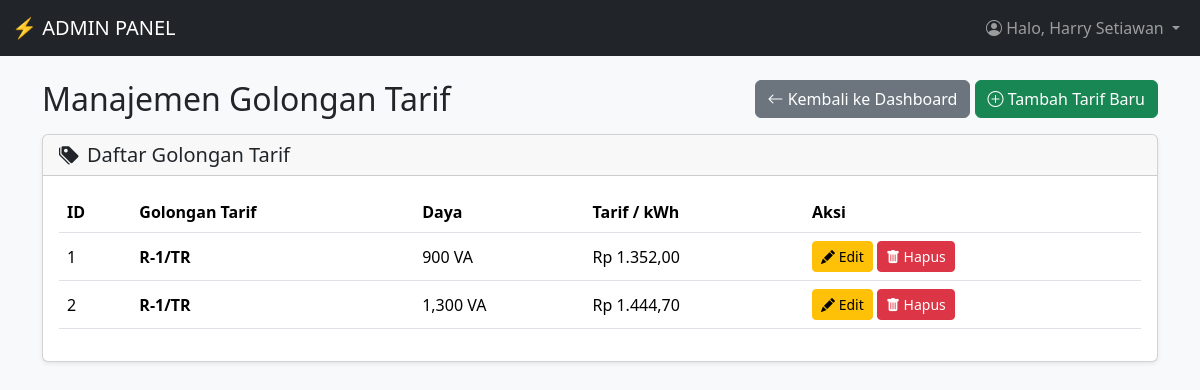
The page /admin/tarif.php (signed in) on the database as committed earlier.
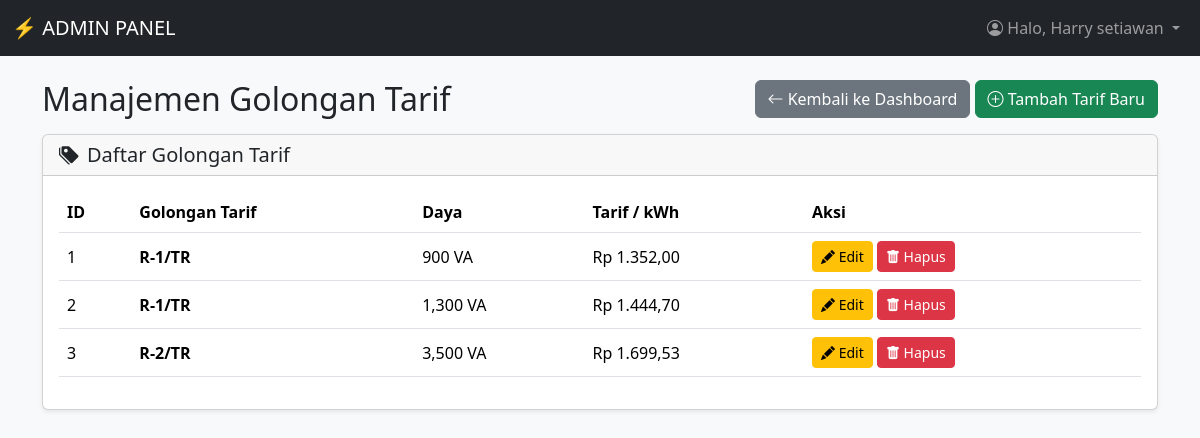
The same page on the database as committed later.
### tables this page shows
CREATE TABLE `tarif` (
  `id_tarif` int(11) NOT NULL,
  `golongan_tarif` varchar(10) NOT NULL,
  `daya` int(11) NOT NULL,
  `tarif_per_kwh` decimal(10,2) NOT NULL
);

### admin/tarif.php (the view, shortened to what this page needs)
<?php
require '../config/database.php';
$query = "SELECT * FROM tarif ORDER BY daya ASC";
$result = mysqli_query($koneksi, $query);
require '../includes/header.php';
?>
<link rel="stylesheet" href="https://cdn.jsdelivr.net/npm/bootstrap-icons@1.11.3/font/bootstrap-icons.min.css">
<nav class="navbar navbar-expand-lg navbar-dark bg-dark sticky-top">
    <div class="container-fluid">
        <a class="navbar-brand" href="index.php">⚡ ADMIN PANEL</a>
        <div class="collapse navbar-collapse" id="navbarNav">
            <ul class="navbar-nav ms-auto">
                <li class="nav-item dropdown">
                    <a class="nav-link dropdown-toggle" href="#" id="navbarDropdown" role="button"
                        data-bs-toggle="dropdown" aria-expanded="false">
                        <i class="bi bi-person-circle"></i> Halo, <?= htmlspecialchars($_SESSION['nama_lengkap']); ?>
                    </a>
                </li>
            </ul>
        </div>
    </div>
</nav>
<div class="container mt-4">
    <div class="d-flex justify-content-between align-items-center mb-3">
        <h2 class="mb-0">Manajemen Golongan Tarif</h2>
        <div>
            <a href="index.php" class="btn btn-secondary">
                <i class="bi bi-arrow-left"></i> Kembali ke Dashboard
            </a>
            <a href="tambah_tarif.php" class="btn btn-success">
                <i class="bi bi-plus-circle"></i> Tambah Tarif Baru
            </a>
        </div>
    </div>
    <div class="card shadow-sm">
        <div class="card-header">
            <h5 class="mb-0"><i class="bi bi-tags-fill me-2"></i>Daftar Golongan Tarif</h5>
        </div>
        <div class="card-body">
            <div class="table-responsive">
                <table class="table table-hover align-middle">
                    <thead>
                        <tr>
                            <th>ID</th>
                            <th>Golongan Tarif</th>
                            <th>Daya</th>
                            <th>Tarif / kWh</th>
                            <th>Aksi</th>
                        </tr>
                    </thead>
                    <tbody>
                        <?php if (mysqli_num_rows($result) > 0): ?>
                            <?php while ($row = mysqli_fetch_assoc($result)): ?>
                                <tr>
                                    <td><?= $row['id_tarif']; ?></td>
                                    <td class="fw-bold"><?= htmlspecialchars($row['golongan_tarif']); ?></td>
                                    <td><?= number_format($row['daya']); ?> VA</td>
                                    <td>Rp <?= number_format($row['tarif_per_kwh'], 2, ',', '.'); ?></td>
                                    <td>
                                        <a href="#" class="btn btn-sm btn-warning">
                                            <i class="bi bi-pencil-fill"></i> Edit
                                        </a>
                                        <a href="hapus_tarif.php?id=<?= $row['id_tarif']; ?>" class="btn btn-sm btn-danger"
                                            onclick="return confirm('Apakah Anda yakin ingin menghapus data ini?')">
                                            <i class="bi bi-trash-fill"></i> Hapus
                                        </a>
                                    </td>
                                </tr>
                            <?php endwhile; ?>
                        <?php else: ?>
                            <tr>
                                <td colspan="5" class="text-center">Belum ada data tarif.</td>
                            </tr>
                        <?php endif; ?>
                    </tbody>
                </table>
            </div>
        </div>
    </div>
</div>
<?php require '../includes/footer.php'; ?>

Rows that differ between the two databases and show on the page:
added tarif: id_tarif "3", golongan_tarif "R-2/TR", daya "3,500", tarif_per_kwh "1.699,53"
Other text that changed with them:
$_SESSION['nama_lengkap']: "Harry Setiawan" → "Harry setiawan"
